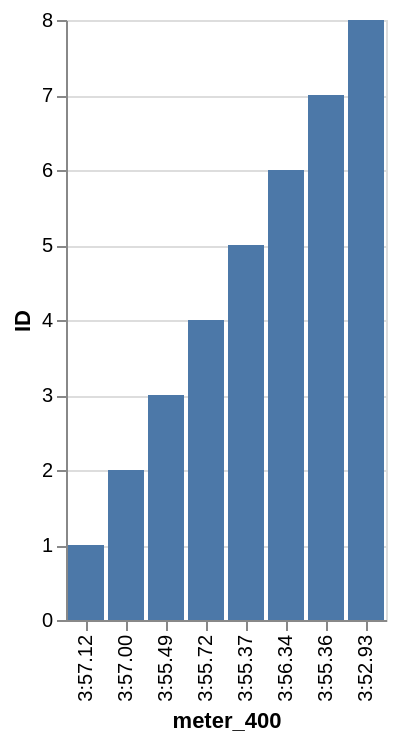

This figure's Vega-Lite source:
### Vega-Lite specification from a JSON file in a GitHub repository (floating-point values rounded to 4 significant figures)
{"data": {"values": [{"x_data": "3:55.36", "y_data": 7}, {"x_data": "3:55.72", "y_data": 4}, {"x_data": "3:55.37", "y_data": 5}, {"x_data": "3:52.93", "y_data": 8}, {"x_data": "3:57.12", "y_data": 1}, {"x_data": "3:57.00", "y_data": 2}, {"x_data": "3:56.34", "y_data": 6}, {"x_data": "3:55.49", "y_data": 3}]}, "mark": "bar", "encoding": {"x": {"field": "x_data", "type": "nominal", "title": "meter_400", "sort": {"op": "sum", "field": "y_data", "order": "ascending"}}, "y": {"field": "y_data", "type": "quantitative", "title": "ID"}}}
